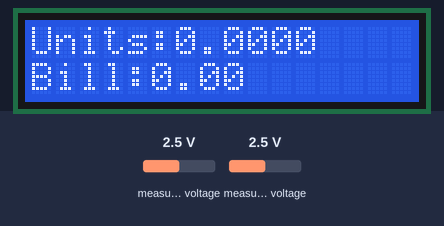
This sketch was run on a simulated ESP8266 (NodeMCU). On the bench: 16×2 character LCD. The inputs (shaded band) are chosen by the test bench; at power-on: measured voltage 2.5 V. WiFi joins after 1.5 s; servers stay silent unless stated.

Above: at 6.2 s.
6.3 s: measured voltage (sensor 200) set to 0.1 V
At 8.8 s:
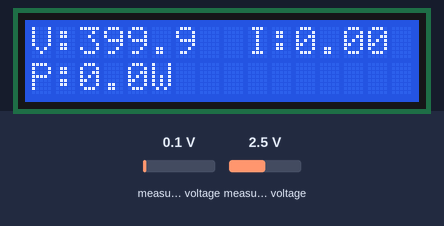
9.1 s: measured voltage (sensor 201) set to 0.1 V
At 11.2 s:
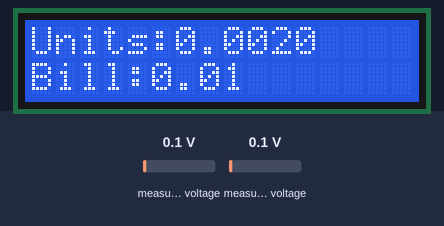
11.7 s: measured voltage (sensor 200) set to 1.2 V
At 13.8 s:
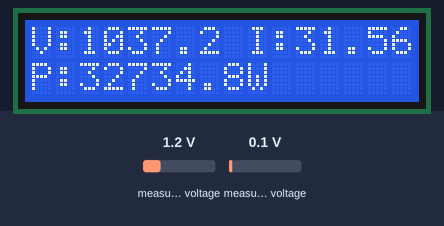
14.2 s: measured voltage (sensor 201) set to 1.2 V
At 16.2 s:
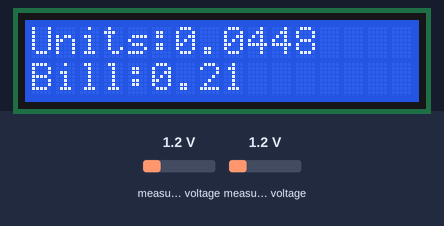
16.8 s: measured voltage (sensor 200) set to 2.5 V
At 18.7 s:
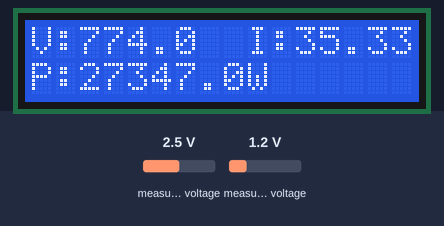
19.3 s: measured voltage (sensor 201) set to 2.5 V
At 21.2 s:
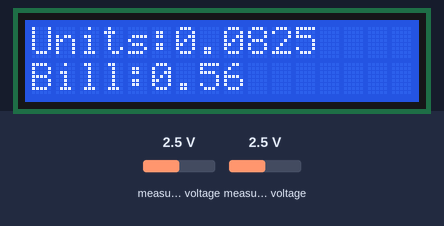
Timing chart, 0 to 22.7 s (numbered marks = the images above; inputs shaded):
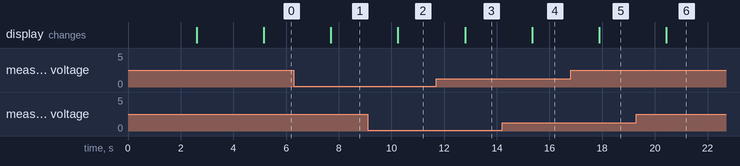

Measured:
- after the input at 6.3 s, the display: changes after 1.4 s (image 1)
- after the input at 9.1 s, the display: changes after 1.1 s (image 2)
- after the input at 11.7 s, the display: changes after 1.1 s (image 3)
- after the input at 14.2 s, the display: changes after 1.1 s (image 4)
- after the input at 16.8 s, the display: changes after 1.1 s (image 5)
- after the input at 19.3 s, the display: changes after 1.1 s (image 6)

The sketch:

Smart_Energy_Monitoring.ino
```cpp
/* * IoT Smart Energy Meter - ECE 3rd Year Project
 * Features:Voltage, Current, Power, Energy, Cost Estimation & Blynk Analytics
 */

// --- BLYNK CREDENTIALS ---
#define BLYNK_TEMPLATE_ID "TMPL3vrfyH7I7"
#define BLYNK_TEMPLATE_NAME "Energy Meter"
#define BLYNK_AUTH_TOKEN "YOUR_BLYNK_AUTH_TOKEN"

#include <ESP8266WiFi.h>
#include <BlynkSimpleEsp8266.h>
#include <Wire.h>
#include <Adafruit_ADS1X15.h>
#include <LiquidCrystal_I2C.h>

// --- WIFI CREDENTIALS ---
char ssid[] = "YOUR_WIFI_NAME";
char pass[] = "YOUR_PASSWORD";

Adafruit_ADS1115 ads;
LiquidCrystal_I2C lcd(0x27, 16, 2);
BlynkTimer timer;

// --- CALIBRATION, SAFETY & BILLING ---
int vOffset = 13300, iOffset = 13300;
float vCal = 675.0, iCal = 25.0;
float currentLimit = 5.0;      // Safety Limit in Amps
float unitPrice = 7.0;         // Set your cost per unit (e.g., 7.0 INR)
bool alertSent = false;

// --- FILTER & DATA VARIABLES ---
float smoothV = 0, smoothI = 0, alpha = 0.02;
float finalV = 0, finalI = 0, Power = 0;
float totalCost = 0;
unsigned long lastMillis = 0;
double energyWh = 0;

void checkSafety() {
  if (finalI > currentLimit) {
    if (!alertSent) {
      Blynk.logEvent("overload_alert", String("Overload! Current: ") + finalI + "A");
      alertSent = true;
    }
  } else {
    alertSent = false;
  }
}

void sendDataToBlynk() {
  // 1. Calculate Billing
  float totalUnits = energyWh / 1000.0;
  totalCost = totalUnits * unitPrice;

  // 2. Push to Blynk Cloud
  Blynk.virtualWrite(V0, finalV);      // Voltage
  Blynk.virtualWrite(V1, finalI);      // Current
  Blynk.virtualWrite(V2, Power);       // Power (For Graphs)
  Blynk.virtualWrite(V3, totalUnits);  // Energy (For Graphs)
  Blynk.virtualWrite(V4, totalCost);   // Cost Estimation

  checkSafety();
}

void setup() {
  Serial.begin(115200);
  lcd.init();
  lcd.backlight();
  lcd.print("Smart IoT Meter");

  if (!ads.begin()) {
    lcd.setCursor(0, 1);
    lcd.print("ADS Error!");
    while (1);
  }

  Blynk.begin(BLYNK_AUTH_TOKEN, ssid, pass);
  timer.setInterval(2000L, sendDataToBlynk);
  lastMillis = millis();
}

void loop() {
  Blynk.run();
  timer.run();

  int16_t vMax = 0, iMax = 0;
  unsigned long start = millis();

  // Capture peak over 100ms
  while (millis() - start < 100) {
    int16_t vRead = abs(ads.readADC_SingleEnded(0) - vOffset);
    int16_t iRead = abs(ads.readADC_SingleEnded(1) - iOffset);
    if (vRead > vMax) vMax = vRead;
    if (iRead > iMax) iMax = iRead;
    yield();
  }

  // Convert and Smooth
  float instantV = (vMax * 0.1875 / 1000.0) * vCal;
  float instantI = (iMax * 0.1875 / 1000.0) * iCal;
  smoothV = (smoothV * (1.0 - alpha)) + (instantV * alpha);
  smoothI = (smoothI * (1.0 - alpha)) + (instantI * alpha);

  finalV = (smoothV < 95.0) ? 0 : smoothV;
  finalI = (smoothI < 0.20) ? 0 : smoothI;
  Power = (finalV > 0 && finalI > 0) ? (finalV * finalI) : 0;

  // Energy Tracking
  unsigned long currentMillis = millis();
  energyWh += (Power * (currentMillis - lastMillis)) / 3600000.0;
  lastMillis = currentMillis;

  // Local LCD Display (Cycles every 2.5 seconds to show all data)
  static unsigned long lcdTimer = 0;
  if (millis() - lcdTimer > 2500) {
    static bool toggle = false;
    lcd.clear();
    if (!toggle) {
      lcd.print("V:"); lcd.print(finalV, 1);
      lcd.setCursor(9, 0); lcd.print("I:"); lcd.print(finalI, 2);
      lcd.setCursor(0, 1); lcd.print("P:"); lcd.print(Power, 1); lcd.print("W");
    } else {
      lcd.print("Units:"); lcd.print((energyWh/1000.0), 4);
      lcd.setCursor(0, 1); lcd.print("Bill:"); lcd.print(totalCost, 2);
    }
    toggle = !toggle;
    lcdTimer = millis();
  }
}
```
